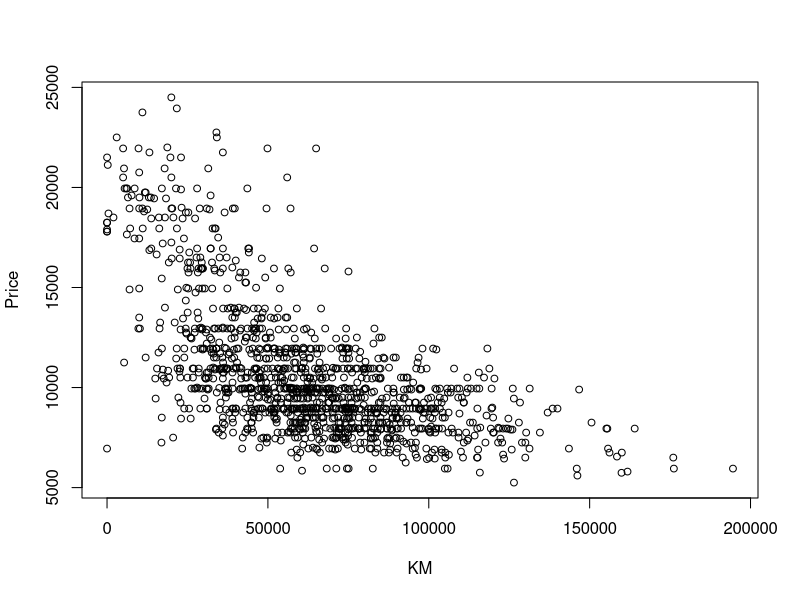
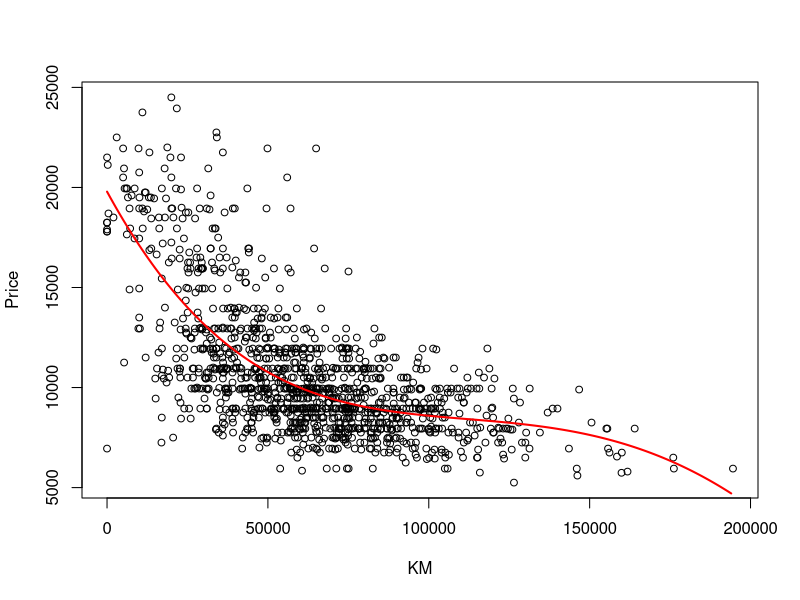

Reproduce these figures in R, in order.
## ---- chunk 1
knitr::opts_chunk$set(echo = TRUE, warning = FALSE, message = FALSE, fig.align = "center")
## ---- chunk 2
mydata <- read.csv("../data/UsedCars.csv", header = TRUE)
head(mydata, 10)
attach(mydata)
## ---- chunk 3
lm.res <- lm(Price ~ Age + KM + HP + Metallic + Automatic + CC + Doors + Gears + Weight,
              data = mydata)
lm.res
names(lm.res)
lm.res$coefficients
## ---- chunk 4
lm.sum <- summary(lm.res)
lm.sum
names(lm.sum)
lm.sum$coefficients
## ---- chunk 5
yhat <- fitted(lm.res)
yhat
uhat <- resid(lm.res)
uhat
cbind(Age, KM, HP, Metallic, Automatic, CC, Doors, Gears, Weight, Price, yhat, uhat)[1:10, ]
## ---- chunk 6
# re-produce t values
bhat <- lm.sum$coefficients[, 1]
se <- lm.sum$coefficients[, 2]
tstat <- bhat / se
cbind(tstat, lm.sum$coefficients[, 3])
## ---- chunk 7
# find t cutoffs
df <- lm.res$df.residual
df
alpha <- 1 - 0.95
qt(1 - alpha / 2, df)
# t distribution converges to standard normal distribution as df increases
qnorm(1 - alpha / 2)
## ---- chunk 8
# re-produce p values
pval <- 2 * pt(-abs(tstat), df = df)
cbind(pval, lm.sum$coefficients[, 4])
## ---- chunk 9
# re-produce R-squared
lm.sum$r.squared
var(yhat) / var(Price)
1 - var(uhat) / var(Price)
## ---- chunk 10
if (!require(car)) install.packages("car", repos = "https://cloud.r-project.org")
library(car)
vif(lm.res)
## ---- chunk 11
lm.res2 <- lm(Weight ~ Age + KM + HP + Metallic + Automatic + CC + Doors + Gears,
               data = mydata)
r2.Weight <- summary(lm.res2)$r.squared
r2.Weight
## ---- chunk 12
# Drop non-significant independent variables
lm.res3 <- lm(Price ~ Age + KM + HP + Automatic + Gears + Weight, data = mydata)
summary(lm.res3)
## ---- chunk 13
summary(lm.res3)$r.squared
summary(lm.res3)$adj.r.squared

lm.sum$r.squared
lm.sum$adj.r.squared
## ---- chunk 14
# Run the simplified regression model
lm.new <- lm(Price ~ Age + KM + HP + Automatic + Gears + Weight, data = mydata)

# View summary
summary(lm.new)

# Extract Age coefficient (Age is measured in months)
age_coef <- coef(lm.new)["Age"]

# Compute price change for one year (12 months)
price_change_one_year <- age_coef * 12

# Print results
age_coef
price_change_one_year
## ---- chunk 15
# Extract KM coefficient (KM is measured in kilometers)
km_coef <- coef(lm.new)["KM"]

# Compute price change for 10,000 kilometers
price_change_ten_thousand_km <- km_coef * 10000

# Print results
km_coef
price_change_ten_thousand_km
## ---- chunk 16
detach(mydata)
## ---- chunk 17
mydata <- read.csv("../data/UsedCars2_NonLinear.csv", header = TRUE, stringsAsFactors = TRUE)
head(mydata, 4)
str(mydata)
attach(mydata)
## ---- chunk 18
# Qualitative predictors
lm1 <- lm(Price ~ Age + KM + HP + Automatic + Gears + Weight + Color, data = mydata)
summary(lm1)
contrasts(Color)
## ---- chunk 19
# Interaction terms
lm2 <- lm(Price ~ Age * KM + HP + Automatic + Gears + Weight, data = mydata)
summary(lm2)
## ---- chunk 20
# Non-linear relationship
plot(KM, Price, cex = 0.9)
## ---- chunk 21
# Polynomial fit
fit1 <- lm(Price ~ poly(KM, 4, raw = TRUE) + Automatic, data = mydata)
summary(fit1)

KM.grid <- seq(from = min(KM), to = max(KM), by = 1000)
preds <- predict(fit1, newdata = list(KM = KM.grid,
                  Automatic = rep(mean(Automatic), length(KM.grid))))
plot(KM, Price, cex = 0.9)
lines(KM.grid, preds, col = "red", lwd = 2)
## ---- chunk 22
detach(mydata)
